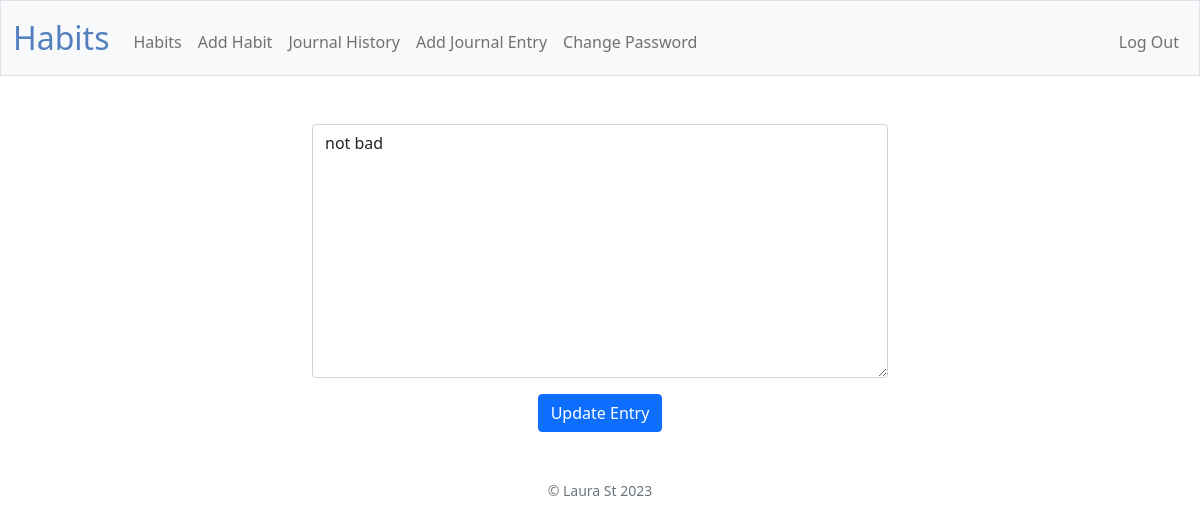
The page /edit-journal-entry/2 (signed in) on the database as committed earlier.
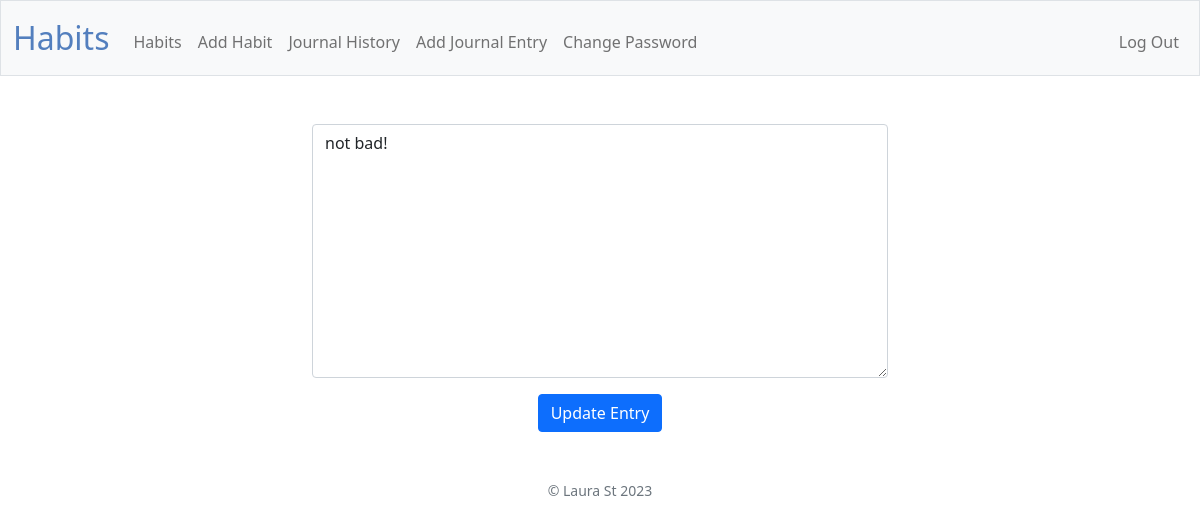
The same page on the database as committed later.
### tables this page shows
CREATE TABLE journal_entries (
    entry_id INTEGER PRIMARY KEY AUTOINCREMENT,
    user_id INTEGER,
    entry_content TEXT NOT NULL,
    created_at DATETIME DEFAULT CURRENT_TIMESTAMP,
    FOREIGN KEY (user_id) REFERENCES users(id)
);

### app.py (the view)
@app.route("/edit-journal-entry/<int:entry_id>", methods=["GET", "POST"])
@login_required
def edit_journal_entry(entry_id):
    if request.method == "POST":
        if not request.form.get("entry"):
            return apology("must provide some text", 400)
        db.execute(
            "UPDATE journal_entries SET entry_content = ? WHERE entry_id = ?",
            request.form.get("entry"),
            entry_id
        )
        return redirect("/journal-history")
    else:
        rows = db.execute(
            "SELECT * FROM journal_entries WHERE entry_id = ?", entry_id
        )
        entry = rows[0]
        if not entry:
            return apology("something went wrong", 400)
        return render_template("edit-journal-entry.html", entry=entry)

### app.py (called while the page is built)
@app.after_request
def after_request(response):
    response.headers["Cache-Control"] = "no-cache, no-store, must-revalidate"
    response.headers["Expires"] = 0
    response.headers["Pragma"] = "no-cache"
    return response

### helpers.py (called while the page is built)
def login_required(f):
    @wraps(f)
    def decorated_function(*args, **kwargs):
        if session.get("user_id") is None:
            return redirect("/login")
        return f(*args, **kwargs)
    return decorated_function

### templates/edit-journal-entry.html (shortened to what this page needs)
{% extends "layout.html" %}
{% block main %}
<div class="row justify-content-center">
    <div class="col-lg-6 col-md-8">
        <form action="/edit-journal-entry/{{ entry.entry_id }}" method="post">
            <div class="mb-3">
                <textarea autocomplete="off" autofocus class="form-control" id="entry" name="entry" type="text"
                    rows="10">{{ entry.entry_content }}</textarea>
            </div>
            <button class="btn btn-primary" type="submit">Update Entry</button>
        </form>
    </div>
</div>
{% endblock %}

Rows that differ between the two databases and show on the page:
changed journal_entries: entry "not bad" → "not bad!"
